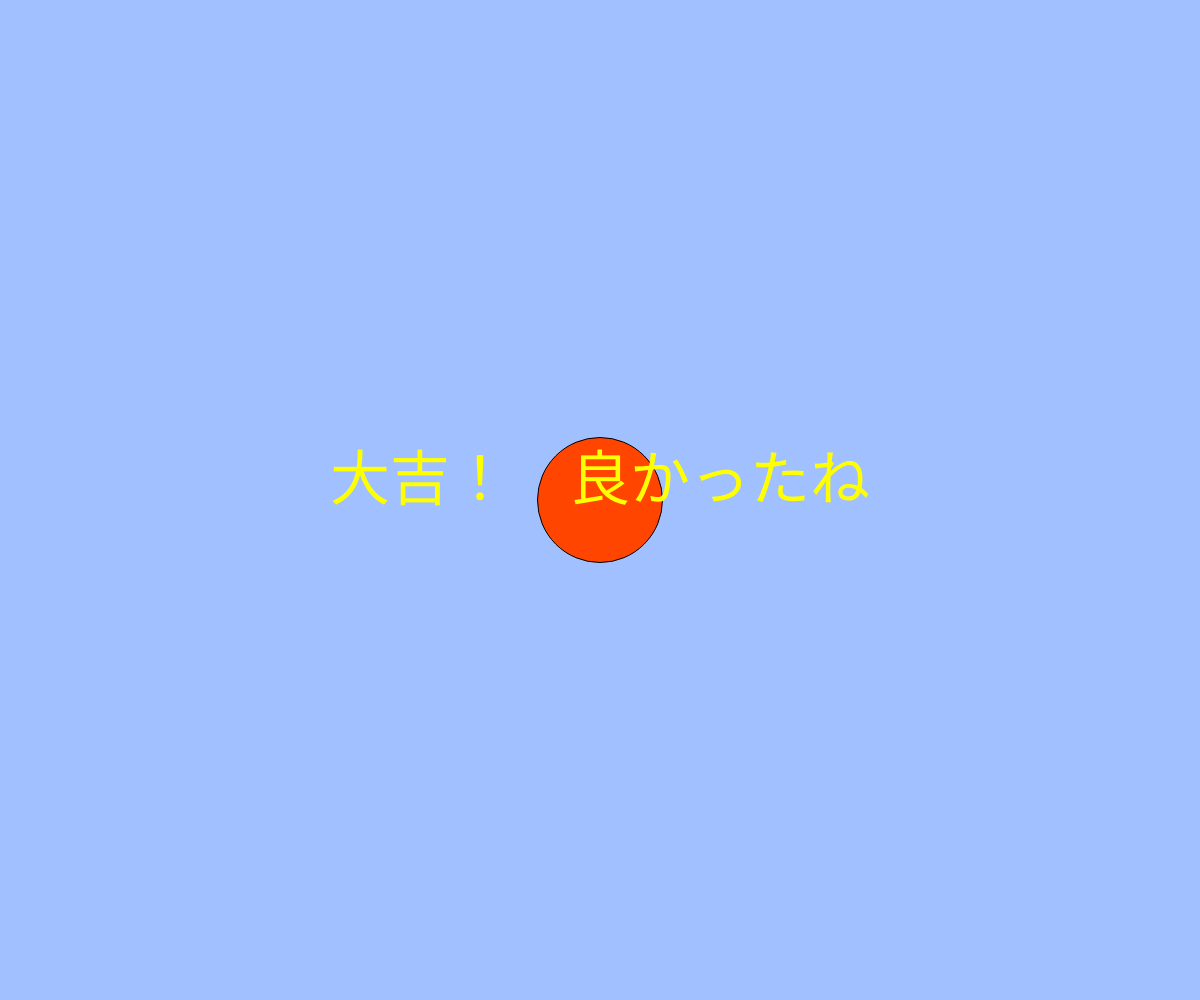
Frame 1 (no input)
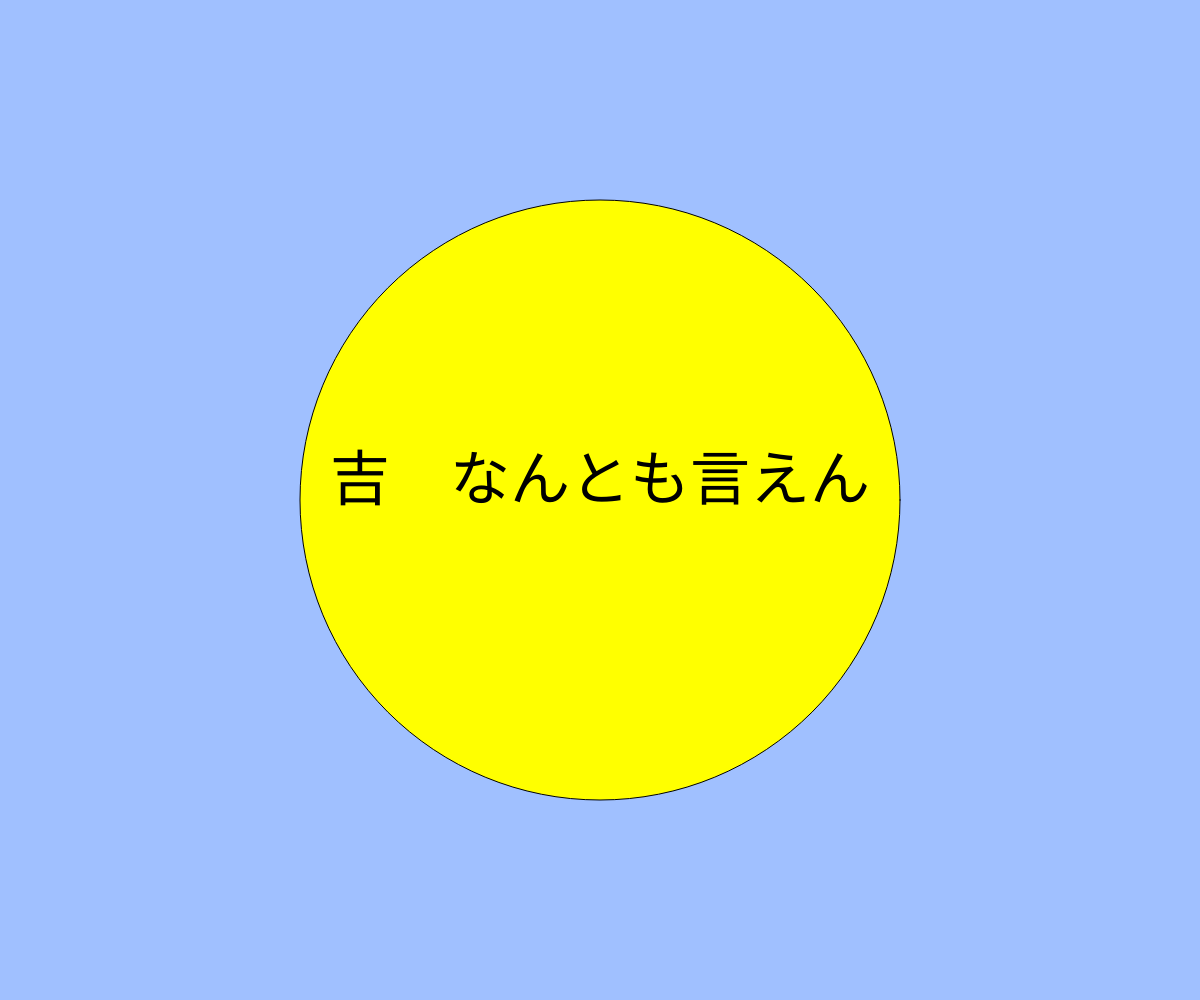
Frame 60 (no input)
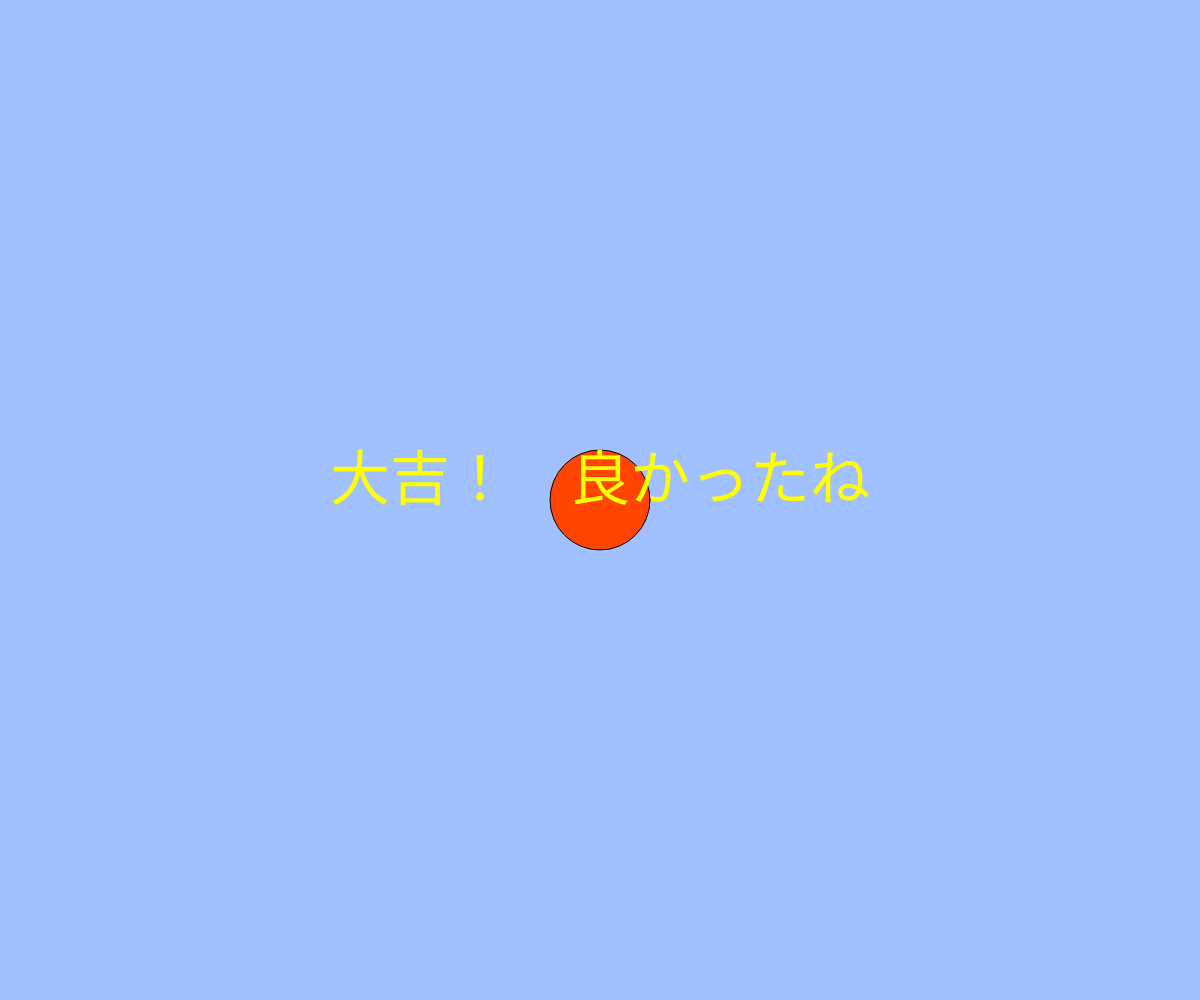
Frame 120 (the mouse pressed at the canvas centre since frame 60)

The p5.js sketch that drew these frames (run headless with seeded random() and noise() and a simulated clock; from frame 60 on, the mouse is pressed at the canvas centre):

// p5.js sketch
// ── sketch.js
// 最終課題を制作しよう
let count;
let cycle;
let animate;

function setup(){
  createCanvas(windowWidth, windowHeight);
  count = 0;
  cycle = 1000;
  animate = true;
}

function draw(){
  background(160, 192, 255);
  if(animate) count = (count + 25) % cycle;
  let size;
  size = 0;
  size = count + 100;
  // fill(199,60,46);
  // ellipse(width /2, height /2,size);

  if (size > 700) {
    textCenterMakecycle(0,0,0,255,255,255,60,'凶www');
  } else if (size > 300) {
    textCenterMakecycle(255,255,0,0,0,0,60,'吉　なんとも言えん');
  } else if (size > 0) {
    textCenterMakecycle(255,69,0,255,255,0,60,'大吉！　良かったね');
  }
}

function windowResized(){
  resizeCanvas(windowWidth, windowHeight);
}

function textCenterMakecycle(cycleC1,cycleC2,cycleC3,textC1,textC2,textC3,textS,result) {
  let size;
  size = 0;
  size = count + 100;

  fill(cycleC1,cycleC2,cycleC3);
  ellipse(width/2,height/2,size);
  textSize(textS);
  fill(textC1,textC2,textC3);
  textAlign(CENTER);
  text(result,width/2,height/2);
}
function mouseClicked() {
  animate = !animate;
}
function keyPressed() {
  if(key == " ") {
    animate = !animate;
  }
  if(key == "a") {
    cycle = 500;
  }
  if(key == "b") {
    cycle = 100;
  }
  if(key == "r") {
    cycle =1000;
  }
}
